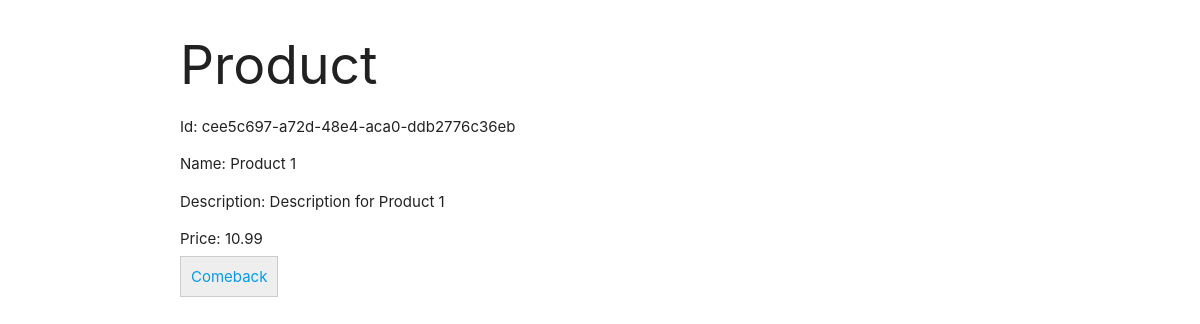
The app's page /models/product/cee5c697a72d48e4aca0ddb2776c36eb with its own data.
### ModelsApp/models.py (models this page shows, shortened)
class Product(models.Model):
    id = models.UUIDField(primary_key=True, default=uuid.uuid4, editable=False)
    name = models.CharField(max_length=255)
    description = models.TextField(null=False)
    price = models.DecimalField(max_digits=10, decimal_places=2)
    created_at = models.DateTimeField(auto_now_add=True)
    updated_at = models.DateTimeField(auto_now=True)
    imagePath = models.CharField(max_length=255, null=True)
    class Meta:
        db_table = 'store_products'

### ModelsApp/views.py (the view)
# urls.py: path("product/<str:id>", views.get_product, name="product"),
def get_product(request, id):
    product = Product.objects.get(id=id)
    return render(request, "product.html", {"product": product})

### ModelsApp/templates/product.html
{% extends "forms_layout.html" %}
{% block form_content %}
<h2>Product</h2>
<p>Id: {{ product.id }}</p>
<p>Name: {{ product.name }}</p>
<p>Description: {{ product.description }}</p>
<p>Price: {{ product.price }}</p>
<a href="{% url 'products' %}" style="padding: 10px; background: #eee; text-decoration: none; border: 1px solid #ccc;">
    Comeback
</a>
{% endblock form_content %}

### records on screen
Product: id "cee5c697-a72d-48e4-aca0-ddb2776c36eb", name "Product 1", description "Description for Product 1", price "10.99"
